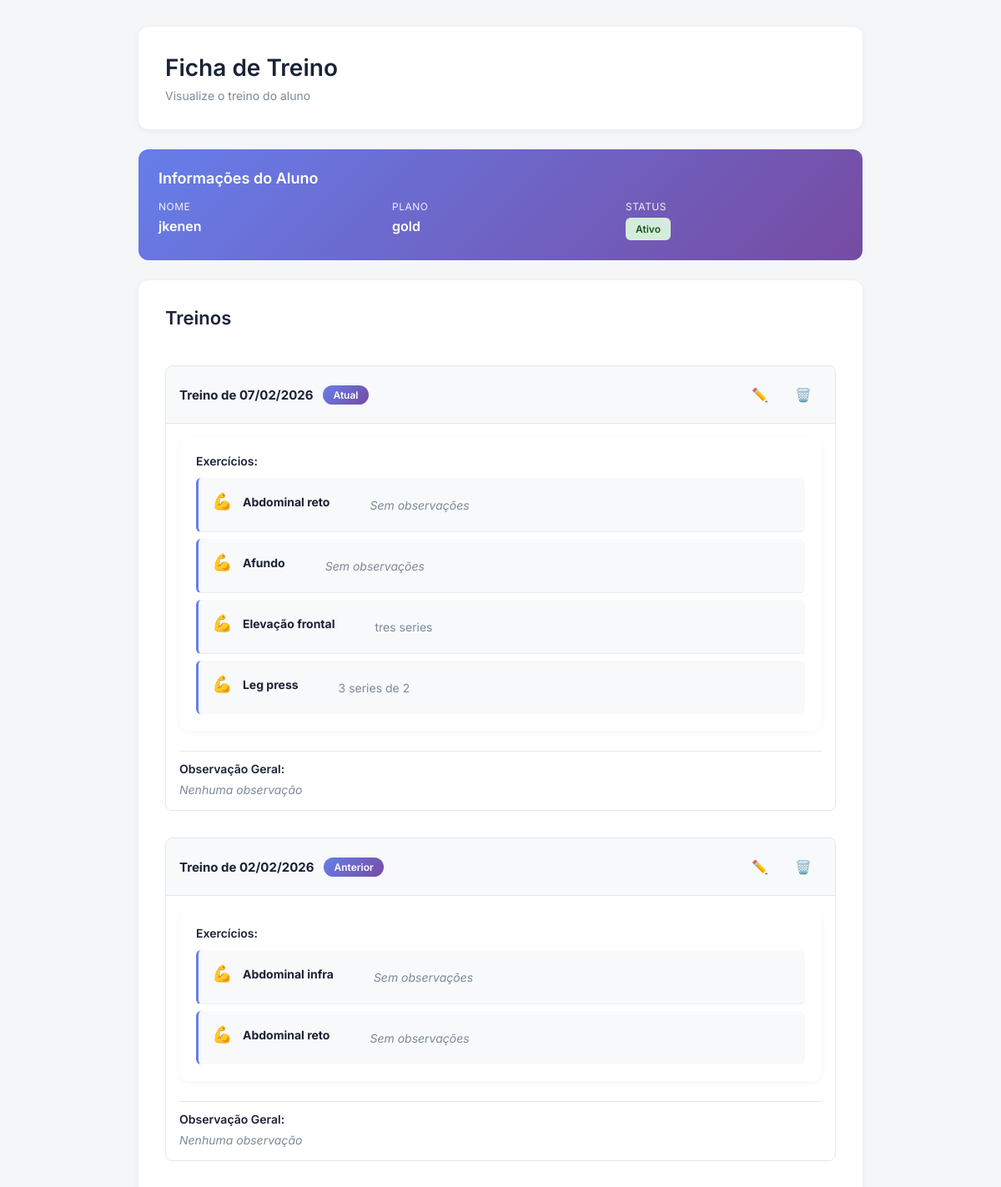
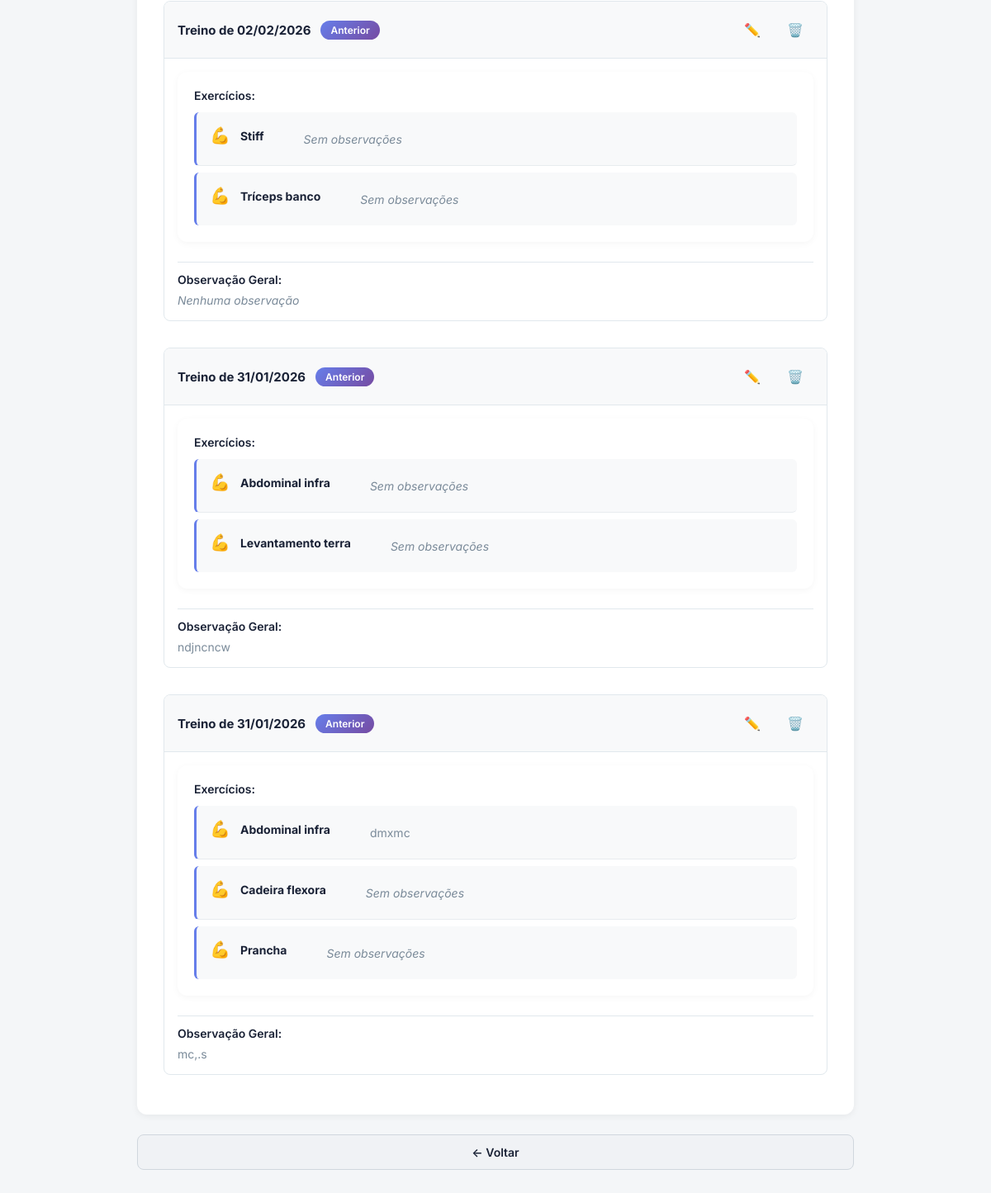
The page /pages/ver_treino.php?aluno_id=1 (signed in) on the database its author committed (2 pictures, top to bottom).
### tables this page shows
CREATE TABLE `alunos` (
  `id` int(11) NOT NULL,
  `nome` varchar(255) DEFAULT NULL,
  `cpf` varchar(14) DEFAULT NULL,
  `email` varchar(100) DEFAULT NULL,
  `senha` varchar(255) DEFAULT NULL,
  `plano` varchar(100) DEFAULT NULL,
  `mensalidade` decimal(10,2) DEFAULT NULL,
  `status` tinyint(1) DEFAULT NULL,
  `observacoes` varchar(255) DEFAULT NULL
);

CREATE TABLE `treinos` (
  `id` int(11) NOT NULL,
  `aluno_id` int(11) NOT NULL,
  `funcionario_id` int(11) NOT NULL,
  `observacao_geral` text DEFAULT NULL,
  `data_treino` date DEFAULT NULL
);

CREATE TABLE `treino_exercicios` (
  `id` int(11) NOT NULL,
  `treino_id` int(11) NOT NULL,
  `exercicio_id` int(11) NOT NULL,
  `comentario` varchar(255) DEFAULT NULL
);

CREATE TABLE `exercicios` (
  `id` int(11) NOT NULL,
  `nome` varchar(100) NOT NULL
);

### authentic/protego.php (called while the page is built, shortened)
<?php
function protego($dado) {
    return htmlspecialchars($dado, ENT_QUOTES, 'UTF-8');
}

### pages/ver_treino.php (the view, shortened to what this page needs)
<?php
require "../banco/conexao.php";
require "../authentic/protego.php";
$alunoId = $_GET['aluno_id'] ?? null;
$buscaAluno = $pdo->prepare("SELECT * FROM alunos WHERE id = ?");
$buscaAluno->execute([$alunoId]);
$aluno = $buscaAluno->fetch(PDO::FETCH_ASSOC);
$buscaTreino = $pdo->prepare(
    "SELECT * FROM treinos
     WHERE aluno_id = ?
     ORDER BY data_treino DESC"
);
$buscaTreino->execute([$alunoId]);
$treinos = $buscaTreino->fetchAll(PDO::FETCH_ASSOC);
    ?>
<!DOCTYPE html>
<html lang="pt-br">
<head>
    <link rel="stylesheet" href="../style.css">
</head>
<body>
    <div class="treino-container">
        <div class="treino-header">
            <h1>Ficha de Treino</h1>
            <p>Visualize o treino do aluno</p>
        </div>
        <div class="aluno-info-card">
            <h3>Informações do Aluno</h3>
            <div class="info-grid">
                <div class="info-item">
                    <span class="info-label">Nome</span>
                    <span class="info-value"><?= protego($aluno['nome']) ?></span>
                </div>
                <div class="info-item">
                    <span class="info-label">Plano</span>
                    <span class="info-value"><?= protego($aluno['plano']) ?></span>
                </div>
                <div class="info-item">
                    <span class="info-label">Status</span>
                    <span class="info-value">
                        <span class="status <?= $aluno['status'] == 1 ? 'status-ativo' : 'status-inativo' ?>">
                            <?= $aluno['status'] == 1 ? 'Ativo' : 'Inativo' ?>
                        </span>
                    </span>
                </div>
            </div>
        </div>
        <div class="exercicios-card">
            <div class="exercicios-header">
                <h2>Treinos</h2>
            </div>
            <div class="exercicios-display">
                <?php foreach ($treinos as $index => $treino): ?>
                    <?php
                    $buscaEx = $pdo->prepare(
                        "SELECT e.nome, te.comentario
                         FROM treino_exercicios te
                         JOIN exercicios e ON e.id = te.exercicio_id
                         WHERE te.treino_id = ?"
                    );
                    $buscaEx->execute([$treino['id']]);
                    $exercicios = $buscaEx->fetchAll(PDO::FETCH_ASSOC);
                    ?>
                    <div class="treino-card">
                        <div class="treino-card-header">
                            <div class="treino-info">
                                <strong>Treino de <?= date('d/m/Y', strtotime($treino['data_treino'])) ?></strong>
                                <span class="treino-label"><?= $index === 0 ? 'Atual' : 'Anterior' ?></span>
                            </div>
                            <div class="treino-card-actions">
                                <a href="alterar/treino.php?id=<?= $treino['id'] ?>" class="btn-edit" title="Editar">✏️</a>
                                <a href="#" onclick="apagarTreino(<?= $treino['id'] ?>, event)" class="btn-delete" title="Apagar">🗑️</a>
                            </div>
                        </div>
                        <div class="treino-card-content">
                            <div class="exercicios-list">
                                <h4>Exercícios:</h4>
                                <?php if (empty($exercicios)): ?>
                                    <p class="no-exercises"><em>Sem exercícios</em></p>
                                <?php else: ?>
                                    <?php foreach ($exercicios as $item): ?>
                                        <div class="exercicio-item">
                                            <div class="exercicio-nome">
                                                <span class="exercicio-icon">💪</span>
                                                <strong><?= protego($item['nome']) ?></strong>
                                            </div>
                                            <div class="exercicio-obs">
                                                <?= $item['comentario'] ? protego($item['comentario']) : '<em>Sem observações</em>' ?>
                                            </div>
                                        </div>
                                    <?php endforeach; ?>
                                <?php endif; ?>
                            </div>
                            <div class="treino-observacao">
                                <h4>Observação Geral:</h4>
                                <p>
                                    <?= $treino['observacao_geral'] ? protego($treino['observacao_geral']) : '<em>Nenhuma observação</em>' ?>
                                </p>
                            </div>
                        </div>
                    </div>
                <?php endforeach; ?>
            </div>
        </div>
        <div class="treino-actions">
            <a href="consulta_aluno.php" class="btn-secondary">← Voltar</a>
        </div>
    </div>
</body>
</html>

### style.css (style rules this page uses)
* { margin: 0; padding: 0; box-sizing: border-box; }
body { font-family: 'Inter', -apple-system, BlinkMacSystemFont, 'Segoe UI', sans-serif; background: #f4f6f8; color: #333; }
.btn-primary, .btn-secondary { padding: 12px 24px; border-radius: 8px; font-size: 14px; font-weight: 600; cursor: pointer; transition: all 0.3s ease; border: none; text-decoration: none; display: inline-block; text-align: center; }
.btn-secondary { background: #f0f2f5; color: #1a2236; flex: 1; border: 1px solid #d0d7de; }
.exercicios-header { display: flex; justify-content: space-between; align-items: center; gap: 12px; margin-bottom: 20px; }
.treino-card { background: white; border-radius: 8px; border: 1px solid #e1e8ed; margin-bottom: 16px; overflow: hidden; transition: all 0.3s ease; }
.treino-card-header { display: flex; justify-content: space-between; align-items: center; padding: 16px; background: #f8f9fa; border-bottom: 1px solid #e1e8ed; }
.treino-info { display: flex; align-items: center; gap: 12px; }
.treino-info strong { color: #1a2236; font-size: 15px; }
.treino-label { background: linear-gradient(135deg, #667eea 0%, #764ba2 100%); color: white; padding: 4px 12px; border-radius: 20px; font-size: 12px; font-weight: 600; }
.treino-card-actions { display: flex; gap: 8px; }
.btn-edit, .btn-delete { padding: 8px 12px; border: none; background: transparent; cursor: pointer; font-size: 16px; transition: all 0.2s ease; border-radius: 4px; text-decoration: none; display: inline-block; }
.treino-card-content { padding: 16px; }
.exercicios-list { margin-bottom: 16px; }
.exercicios-list h4 { color: #1a2236; font-size: 14px; margin-bottom: 12px; font-weight: 600; }
.exercicio-item { background: #f8f9fa; padding: 12px; border-radius: 6px; margin-bottom: 8px; border-left: 3px solid #667eea; }
.exercicio-item:last-child { margin-bottom: 0; }
.exercicio-nome { display: flex; align-items: center; gap: 8px; margin-bottom: 6px; }
.exercicio-nome strong { color: #1a2236; font-size: 14px; }
.exercicio-icon { font-size: 16px; }
.exercicio-obs { color: #7a8a99; font-size: 13px; margin-left: 24px; }
.treino-observacao { padding-top: 12px; border-top: 1px solid #e1e8ed; }
.treino-observacao h4 { color: #1a2236; font-size: 14px; margin-bottom: 8px; font-weight: 600; }
.treino-observacao p { color: #7a8a99; font-size: 14px; margin: 0; }
.status { display: inline-block; padding: 6px 12px; border-radius: 6px; font-weight: 600; font-size: 12px; }
.status-ativo { background: #d4edda; color: #155724; }
.aluno-info-card { background: linear-gradient(135deg, #667eea 0%, #764ba2 100%); border-radius: 12px; padding: 24px; margin-bottom: 24px; color: white; }
.aluno-info-card h3 { font-size: 18px; margin-bottom: 16px; font-weight: 600; }
.info-grid { display: grid; grid-template-columns: repeat(auto-fit, minmax(200px, 1fr)); gap: 20px; }
.info-item { display: flex; flex-direction: column; }
.info-label { font-size: 12px; text-transform: uppercase; opacity: 0.9; margin-bottom: 6px; letter-spacing: 0.5px; }
.info-value { font-size: 16px; font-weight: 600; }
.exercicios-list { background: white; border-radius: 12px; padding: 20px; margin-bottom: 24px; box-shadow: 0 2px 8px rgba(0, 0, 0, 0.04); }
.exercicio-item { display: grid; grid-template-columns: auto 1fr; gap: 16px; align-items: center; padding: 16px; border-bottom: 1px solid #e8ecef; }
.exercicio-item:last-child { border-bottom: none; }
.treino-container { max-width: 900px; margin: 32px auto; padding: 0 16px; }
.treino-header { background: white; border-radius: 12px; padding: 32px; margin-bottom: 24px; box-shadow: 0 2px 8px rgba(0, 0, 0, 0.06); }
.treino-header h1 { font-size: 28px; color: #1a2236; margin-bottom: 8px; font-weight: 600; }
.treino-header p { color: #7a8a99; font-size: 14px; margin: 0; }
.exercicios-card { background: white; border-radius: 12px; padding: 32px; margin-bottom: 24px; box-shadow: 0 2px 8px rgba(0, 0, 0, 0.06); }
.exercicios-card h2 { font-size: 22px; color: #1a2236; margin-bottom: 24px; font-weight: 600; }
.exercicios-display { display: flex; flex-direction: column; gap: 16px; }
.exercicio-nome { display: flex; align-items: center; gap: 12px; margin-bottom: 8px; font-weight: 600; color: #1a2236; font-size: 16px; }
.exercicio-icon { font-size: 20px; }
.exercicio-obs { margin-left: 32px; color: #7a8a99; font-size: 14px; line-height: 1.5; }
.treino-actions { display: flex; gap: 12px; justify-content: center; }

### rows shown on the page
alunos: nome "jkenen", plano "gold"
treinos: data_treino "07/02/2026", shows "Atual", observacao_geral "Nenhuma observação"
treino_exercicios: exercicio.nome "Abdominal reto", comentario "Sem observações"
treino_exercicios: exercicio.nome "Afundo", comentario "Sem observações"
treino_exercicios: exercicio.nome "Elevação frontal", comentario "tres series"
treino_exercicios: exercicio.nome "Leg press", comentario "3 series de 2"
treinos: data_treino "02/02/2026", shows "Anterior", observacao_geral "Nenhuma observação"
treino_exercicios: exercicio.nome "Abdominal infra", comentario "Sem observações"
treinos: data_treino "02/02/2026", shows "Anterior", observacao_geral "Nenhuma observação"
treino_exercicios: exercicio.nome "Stiff", comentario "Sem observações"
treino_exercicios: exercicio.nome "Tríceps banco", comentario "Sem observações"
treinos: data_treino "31/01/2026", shows "Anterior", observacao_geral "ndjncncw"
treino_exercicios: exercicio.nome "Levantamento terra", comentario "Sem observações"
treinos: data_treino "31/01/2026", shows "Anterior", observacao_geral "mc,.s"
treino_exercicios: exercicio.nome "Abdominal infra", comentario "dmxmc"
treino_exercicios: exercicio.nome "Cadeira flexora", comentario "Sem observações"
treino_exercicios: exercicio.nome "Prancha", comentario "Sem observações"
